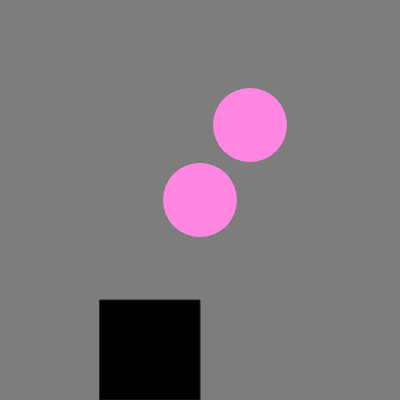
Frame 1 (no input)
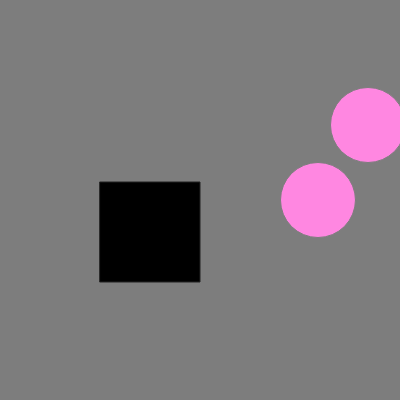
Frame 60 (no input)
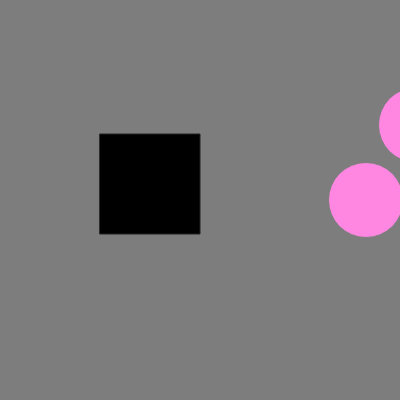
Frame 120 (the mouse pressed at the canvas centre since frame 60)

The p5.js sketch that drew these frames (run headless with seeded random() and noise() and a simulated clock; from frame 60 on, the mouse is pressed at the canvas centre):

// p5.js sketch
// ── sketch.js
/*
Example of drawn shapes moving in opp directions across canvas window and then comes back using variables, incrementors and conditonal logic (if statement) in the draw () looop.
Lisa Jiang May 2017.
*/

var circX = 200;// starting point of circle is center of canvas
var circY = 200;
var circStroke = 125;
var circR = 255;// changed circle color from 55 blue to 255 pink
var circG = 135;
var circB = 225;
var circSize = 75;
var recX = 100;
var recY = 300;// starting point is at the bottom of the canvas
var recStroke = 35;
var recCol = 0;
var recSize = 100;// increased recSize from 75 to 100
var canvBG;
canvBG = 125, 55, 255;
var speed = 2;



function setup(){
  createCanvas(400, 400);// (x width, y height)
  }

function draw() {
  background(canvBG);
  stroke(circStroke);
  fill(circR, circG, circB);
  stroke(circStroke);
  ellipse(circX, circY, circSize, circSize);
  ellipse(circX + 50, circY - 75, circSize, circSize);//the circle above and closer to the right side of the screen
  fill(circR, circG, circB, 135);
  
  
  circX = circX + speed;// in the draw () loop, this statement will increment the value of circX by 2.
              // this gives the appearance of animation when the circle is drawn +3 to the right each time it is looped. moves to the right
              //incrementor + takes a value, adds it to another and assigns it to the variable
  
  
  
  stroke(recStroke);
  fill(recCol);
  rect(recX, recY, recSize, recSize);
  
  recY = recY - speed;
  
  if(circX > width || circX < 0) {//An if statement, condition = if circX is greater than width or circX is less than 0
                    //if condition is true execute code between curly braces,circ moves left when x > 400 left , right when x < 0 
                    //if not, code will not be executed
    speed = speed *-1;// speed of circle will be a negative # after being multipled by -1 because x starts on positive 200
                  //the speed of rect is also affected because speed var is global and used by both circ and rect speed equations
                //rect moves up and down x axis
  }
}
  
